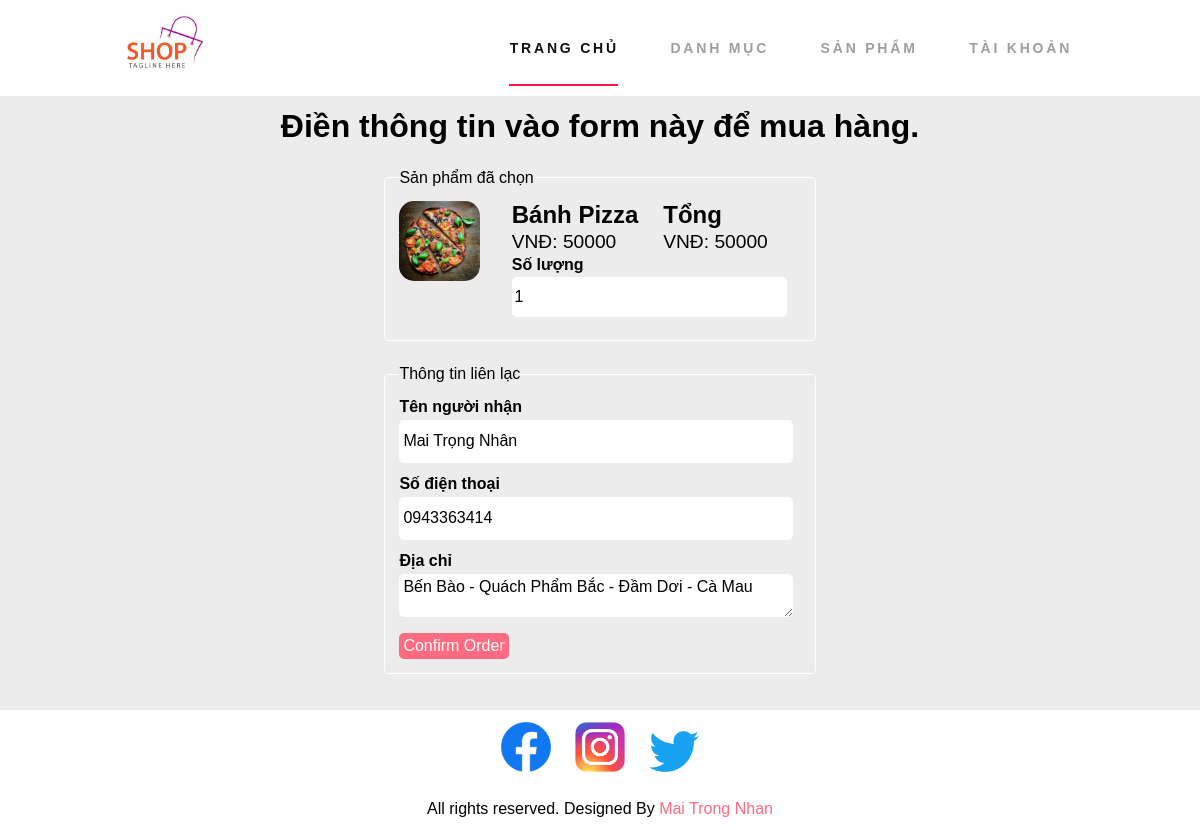
The page /Customer/order.php?id=14 (signed in) on the database its author committed.
### tables this page shows
CREATE TABLE `HinhHangHoa` (
  `MaHinh` int(5) NOT NULL,
  `TenHinh` varchar(200) DEFAULT NULL,
  `MSHH` int(5) DEFAULT NULL
);

CREATE TABLE `HangHoa` (
  `MSHH` int(5) NOT NULL,
  `TenHH` varchar(100) DEFAULT NULL,
  `QuyCach` varchar(2000) DEFAULT NULL,
  `Gia` int(20) DEFAULT NULL,
  `SoLuongHang` int(10) DEFAULT NULL,
  `MaLoaiHang` int(5) DEFAULT NULL
);

CREATE TABLE `DiaChiKH` (
  `MaDC` int(5) NOT NULL,
  `DiaChi` varchar(100) DEFAULT NULL,
  `MSKH` int(5) DEFAULT NULL
);

CREATE TABLE `KhachHang` (
  `MSKH` int(5) NOT NULL,
  `HoTenKH` varchar(50) DEFAULT NULL,
  `UserName` varchar(50) NOT NULL,
  `Password` varchar(50) NOT NULL,
  `TenCongTy` varchar(50) DEFAULT NULL,
  `SoDienThoai` varchar(10) DEFAULT NULL CHECK (1 = `SoDienThoai` regexp '^[0-9]{10}$'),
  `SoFax` varchar(20) DEFAULT NULL
);

### Config/connect.php (called while the page is built, shortened)
<?php
function executeSQLResult ($conn, $sql) {
    $result = mysqli_query($conn, $sql);
    $data = array();
    while ($row = mysqli_fetch_array($result)) {
        $data[] = $row;
    }
    return $data;
}
?>

### Customer/order.php (the view, shortened to what this page needs)
<?php
include('./layouts/header.php');
if (isset($_SESSION['username'])) {
    $userName = $_SESSION['username'];
} else {
    $userName = $_SESSION['status'] = 'Vui lòng đăng nhập để sử dụng tính năng này.';
    header('location: ' . URL . 'Customer/login.php');
    die();
}
if (isset($_GET['id'])) {
    $codeProduct = $_GET['id'];
    $conn = connectToDatabase();
    $sql = "SELECT TenHH, Gia, SoLuongHang, TenHinh
            FROM HangHoa, LoaiHangHoa, HinhHangHoa
            WHERE HangHoa.MaLoaiHang = LoaiHangHoa.MaLoaiHang
            AND HangHoa.MSHH = HinhHangHoa.MSHH
            AND HangHoa.MSHH = $codeProduct";
    $product = executeSQLResult($conn, $sql);
    $nameProduct = $product[0]['TenHH'];
    $price = $product[0]['Gia'];
    $pathImage = URL . 'images/products/' . $product[0]['TenHinh'];
}
?>
<section class="product-order">
    <div class="container">
        <h2 class="text-center text-white">Điền thông tin vào form này để mua hàng.</h2>
        <form action="" class="order" method="POST">
            <fieldset>
                <legend>Sản phẩm đã chọn</legend>
                <div class="product-menu-img">
                    <img src=<?php echo $pathImage; ?> alt="No Iamge" class="img-responsive img-curve">
                </div>
                <div class="product-menu-desc">
                    <div class="row">
                        <div class="clearfix">
                            <h3>
                                <?php echo $nameProduct; ?>
                            </h3>
                            <p class="product-price">
                                VNĐ: <?php echo $price ?>
                            </p>
                        </div>
                        <div class="clearfix total-container">
                            <h3>Tổng</h3>
                            <p class="product-price" id="rt">
                                VNĐ: <?php echo $price ?>
                            </p>
                        </div>
                    </div>
                    <div class="order-label">Số lượng</div>
                    <input type="number" id="ipn" name="qty" class="input-responsive" value="1" required>
                </div>
            </fieldset>
            <?php
            $sql = "SELECT KhachHang.MSKH, HoTenKH, SoDienThoai, MaDC, DiaChi
                    FROM KhachHang, DiaChiKH
                    WHERE KhachHang.MSKH = DiaChiKH.MSKH
                    AND KhachHang.UserName = '$userName'";
            $UserInfo = executeSQLResult($conn, $sql);
            $nameCustomer = $UserInfo[0]['HoTenKH'];
            $phone = $UserInfo[0]['SoDienThoai'];
            $address = $UserInfo[0]['DiaChi'];
            ?>
            <fieldset>
                <legend>Thông tin liên lạc</legend>
                <div class="order-label">Tên người nhận</div>
                <input type="text" name="name-receive" value="<?php echo $nameCustomer; ?>" placeholder="Nhập tên người nhận *" class="input-responsive" required>
                <div class="order-label">Số điện thoại</div>
                <input type="tel" name="phone" value="<?php echo $phone; ?>" pattern="0[0-9]{9}" placeholder="Nhập số điện thoại người nhận *" class="input-responsive" required>
                <div class="order-label">Địa chỉ</div>
                <textarea name="address" rows="10" placeholder="Nhập địa chỉ nhận *" class="input-responsive" required><?php echo $address; ?></textarea>
                <input type="submit" name="submit" id="submit-order" value="Confirm Order" class="btn btn-primary">
            </fieldset>
        </form>
    </div>
</section>
<?php
include('./layouts/footer.php');
?>

### Customer/css/style.css (style rules this page uses)
* { margin: 0 0; padding: 0 0; font-family: Arial, Helvetica, sans-serif; }
.container { width: 80%; margin: 0 auto; padding: 1%; }
.img-responsive { width: 100%; }
.img-curve { border-radius: 15px; }
.text-center { text-align: center; }
.clearfix { clear: both; float: none; }
.btn { padding: 1%; border: none; font-size: 1rem; border-radius: 5px; }
.btn-primary { background-color: #ff6b81; color: white; cursor: pointer; }
.row { display: flex; }
h2 { color: #2f3542; font-size: 2rem; margin-bottom: 2%; }
h3 { font-size: 1.5rem; }
fieldset { border: 1px solid white; margin: 5%; padding: 3%; border-radius: 5px; }
.product-price { font-size: 1.2rem; margin: 2% 0; }
.product-menu-img { width: 20%; float: left; }
.product-menu-desc { width: 70%; float: left; margin-left: 8%; }
.product-order { background-color: #ececec; background-size: cover; background-repeat: no-repeat; background-position: center; }
.product-order .container h2 { color: black; }
.order { width: 50%; margin: 0 auto; }
.input-responsive { width: 96%; height: 35px; padding: 1%; margin-bottom: 3%; border: none; border-radius: 5px; font-size: 1rem; }
.order-label { margin-bottom: 1%; font-weight: bold; }
.total-container { margin: 0 auto; }

### rows shown on the page
hinhhanghoa: TenHinh (picture), MSHH.TenHH "Bánh Pizza", MSHH.Gia "50000"
diachikh: name-receive "Mai Trọng Nhân", phone "0943363414", address "Bến Bào - Quách Phẩm Bắc - Đầm Dơi - Cà Mau"
